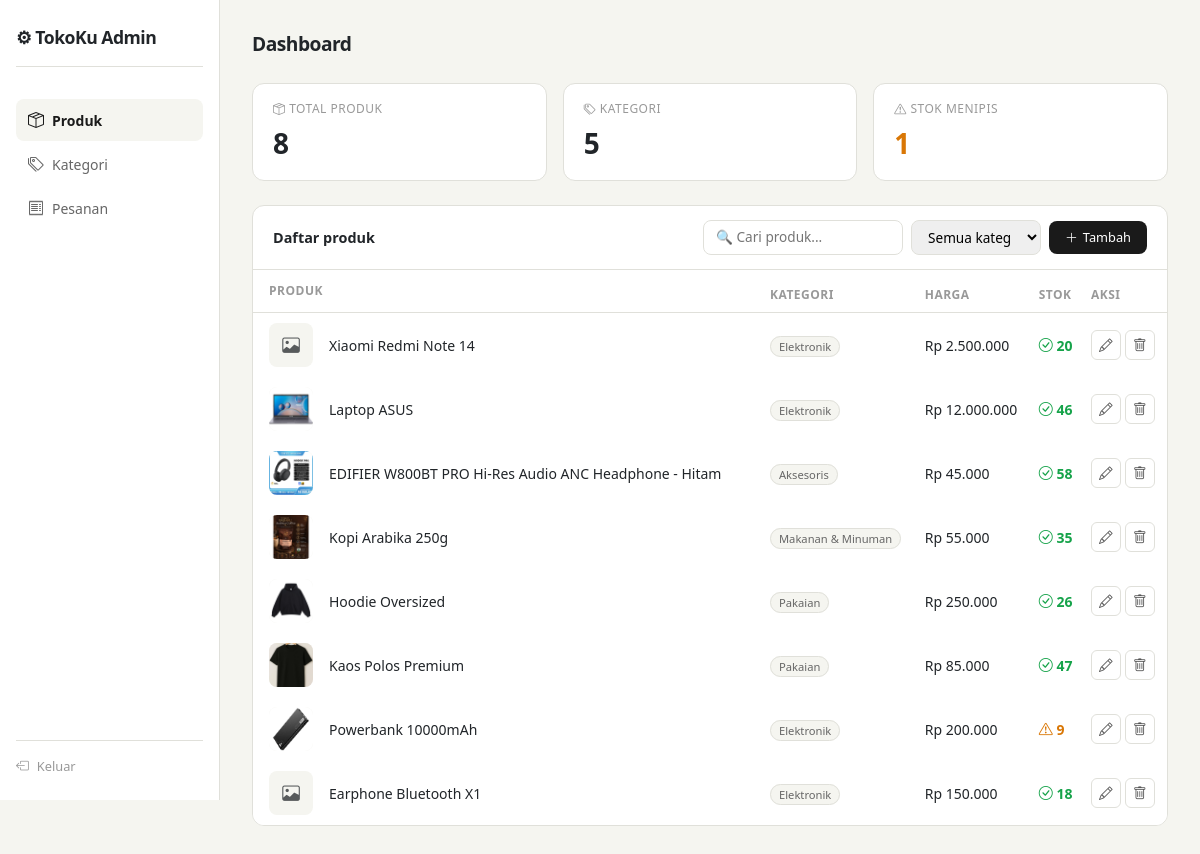
The page /admin/index.php (signed in) on the database its author committed.
### tables this page shows
CREATE TABLE `products` (
  `id` int(11) NOT NULL,
  `category_id` int(11) DEFAULT NULL,
  `nama` varchar(150) NOT NULL,
  `harga` decimal(10,2) NOT NULL,
  `stok` int(11) DEFAULT 0,
  `gambar` varchar(255) DEFAULT NULL,
  `deskripsi` text DEFAULT NULL,
  `created_at` datetime DEFAULT current_timestamp()
);

CREATE TABLE `categories` (
  `id` int(11) NOT NULL,
  `nama` varchar(100) NOT NULL,
  `created_at` datetime DEFAULT current_timestamp()
);

### includes/functions.php (called while the page is built, shortened)
<?php
function formatRupiah($angka) {
    return 'Rp ' . number_format($angka, 0, ',', '.');
}

### admin/index.php (the view, shortened to what this page needs)
<?php
require_once '../includes/db.php';
require_once '../includes/functions.php';
$search = $_GET['q'] ?? '';
$sql = "SELECT p.*, c.nama AS kategori FROM products p LEFT JOIN categories c ON p.category_id = c.id WHERE 1";
$params = [];
$sql .= " ORDER BY p.id DESC";
$stmt = $pdo->prepare($sql);
$stmt->execute($params);
$products = $stmt->fetchAll();
$total_produk = $pdo->query("SELECT COUNT(*) FROM products")->fetchColumn();
$total_kategori = $pdo->query("SELECT COUNT(*) FROM categories")->fetchColumn();
$stok_tipis = $pdo->query("SELECT COUNT(*) FROM products WHERE stok < 10")->fetchColumn();
?>
<!DOCTYPE html>
<html lang="id">
<head>
    <link href="https://cdn.jsdelivr.net/npm/bootstrap@5.3.0/dist/css/bootstrap.min.css" rel="stylesheet">
    <link href="https://cdn.jsdelivr.net/npm/bootstrap-icons@1.11.0/font/bootstrap-icons.css" rel="stylesheet">
</head>
<body>
<?php include 'sidebar.php'; ?>
<div class="main">
    <div class="d-flex justify-content-between align-items-start mb-4">
        <div>
            <h1 class="page-title">Dashboard</h1>
        </div>
    </div>
    <div class="row g-3 mb-4">
        <div class="col-md-4">
            <div class="stat-card">
                <div class="stat-label"><i class="bi bi-box-seam"></i> Total produk</div>
                <div class="stat-val"><?= $total_produk ?></div>
            </div>
        </div>
        <div class="col-md-4">
            <div class="stat-card">
                <div class="stat-label"><i class="bi bi-tags"></i> Kategori</div>
                <div class="stat-val"><?= $total_kategori ?></div>
            </div>
        </div>
        <div class="col-md-4">
            <div class="stat-card">
                <div class="stat-label"><i class="bi bi-exclamation-triangle"></i> Stok menipis</div>
                <div class="stat-val" style="color:#d97706"><?= $stok_tipis ?></div>
            </div>
        </div>
    </div>
    <div class="table-card">
        <div class="table-card-header">
            <span style="font-size:.9rem;font-weight:600">Daftar produk</span>
            <div class="d-flex gap-2 align-items-center">
                <form method="GET" class="d-flex gap-2">
                    <input type="text" name="q" class="search-input" placeholder="🔍 Cari produk..." value="<?= htmlspecialchars($search) ?>">
                    <select name="cat" class="search-input" style="width:130px" onchange="this.form.submit()">
                        <option value="">Semua kategori</option>
                    </select>
                </form>
                <a href="produk_form.php" class="btn-primary-sm">
                    <i class="bi bi-plus-lg"></i> Tambah
                </a>
            </div>
        </div>
        <div class="table-responsive">
            <table class="table table-borderless mb-0">
                <thead>
                    <tr>
                        <th style="padding:12px 16px">Produk</th>
                        <th>Kategori</th>
                        <th>Harga</th>
                        <th>Stok</th>
                        <th>Aksi</th>
                    </tr>
                </thead>
                <tbody>
                    <?php foreach ($products as $p): ?>
                    <tr>
                        <td style="padding:10px 16px">
                            <div class="d-flex align-items-center gap-3">
                                <div class="product-thumb-sm">
                                    <?php if ($p['gambar'] && file_exists('../uploads/products/' . $p['gambar'])): ?>
                                        <img src="../uploads/products/<?= htmlspecialchars($p['gambar']) ?>" alt="">
                                    <?php else: ?>
                                        <i class="bi bi-image text-muted" style="font-size:1.1rem"></i>
                                    <?php endif; ?>
                                </div>
                                <span style="font-weight:500"><?= htmlspecialchars($p['nama']) ?></span>
                            </div>
                        </td>
                        <td><span class="badge-cat-sm"><?= htmlspecialchars($p['kategori'] ?? '-') ?></span></td>
                        <td><?= formatRupiah($p['harga']) ?></td>
                        <td>
                            <?php if ($p['stok'] < 10): ?>
                                <span class="stock-low"><i class="bi bi-exclamation-triangle"></i> <?= $p['stok'] ?></span>
                            <?php else: ?>
                                <span class="stock-ok"><i class="bi bi-check-circle"></i> <?= $p['stok'] ?></span>
                            <?php endif; ?>
                        </td>
                        <td>
                            <div class="d-flex gap-1">
                                <a href="produk_form.php?id=<?= $p['id'] ?>" class="btn-icon" title="Edit">
                                    <i class="bi bi-pencil"></i>
                                </a>
                                <a href="index.php?delete=<?= $p['id'] ?>" class="btn-icon danger" title="Hapus"
                                onclick="return confirm('Yakin hapus produk ini?')">
                                    <i class="bi bi-trash"></i>
                                </a>
                            </div>
                        </td>
                    </tr>
                    <?php endforeach; ?>
                </tbody>
            </table>
        </div>
    </div>
</div>
</body>
</html>

### admin/index.php (style rules this page uses)
:root { --primary: #1a1a1a; --soft: #f5f5f0; --border: #e0e0da; }
body { background: var(--soft); font-family: 'Segoe UI', sans-serif; }
.main { margin-left: 220px; padding: 2rem; }
.page-title { font-size: 1.2rem; font-weight: 700; letter-spacing: -.5px; margin-bottom: .25rem; }
.stat-card { background: #fff; border: 1px solid var(--border); border-radius: 12px; padding: 1rem 1.25rem; }
.stat-label { font-size: .75rem; color: #999; text-transform: uppercase; letter-spacing: .5px; margin-bottom: .25rem; }
.stat-val { font-size: 1.75rem; font-weight: 800; letter-spacing: -1px; }
.table-card { background: #fff; border: 1px solid var(--border); border-radius: 12px; overflow: hidden; }
.table-card-header { padding: .875rem 1.25rem; border-bottom: 1px solid var(--border); display: flex; align-items: center; justify-content: space-between; }
.table th { font-size: .75rem; color: #999; font-weight: 600; text-transform: uppercase; letter-spacing: .5px; border-bottom: 1px solid var(--border) !important; }
.table td { font-size: .875rem; vertical-align: middle; border-color: var(--border); }
.product-thumb-sm { width: 44px; height: 44px; background: var(--soft); border-radius: 8px; display: flex; align-items: center; justify-content: center; overflow: hidden; }
.product-thumb-sm img { width: 100%; height: 100%; object-fit: cover; }
.badge-cat-sm { font-size: .7rem; background: var(--soft); color: #666; border: 1px solid var(--border); padding: 2px 8px; border-radius: 99px; }
.stock-ok { color: #16a34a; font-weight: 600; }
.stock-low { color: #d97706; font-weight: 600; }
.btn-primary-sm { background: var(--primary); color: #fff; border: none; border-radius: 8px; padding: 7px 16px; font-size: .8rem; text-decoration: none; display: inline-flex; align-items: center; gap: 5px; }
.btn-icon { border: 1px solid var(--border); background: #fff; border-radius: 6px; width: 30px; height: 30px; display: inline-flex; align-items: center; justify-content: center; font-size: .85rem; color: #555; text-decoration: none; }
.search-input { border: 1px solid var(--border); border-radius: 8px; padding: 6px 12px; font-size: .85rem; width: 200px; }

### rows shown on the page
products: nama "Xiaomi Redmi Note 14", category.nama "Elektronik", harga "Rp 2.500.000", stok "20"
products: gambar (picture), nama "Laptop ASUS", category.nama "Elektronik", harga "Rp 12.000.000", stok "46"
products: gambar (picture), nama "EDIFIER W800BT PRO Hi-Res Audio ANC Headphone - Hitam", category.nama "Aksesoris", harga "Rp 45.000", stok "58"
products: gambar (picture), nama "Kopi Arabika 250g", category.nama "Makanan & Minuman", harga "Rp 55.000", stok "35"
products: gambar (picture), nama "Hoodie Oversized", category.nama "Pakaian", harga "Rp 250.000", stok "26"
products: gambar (picture), nama "Kaos Polos Premium", category.nama "Pakaian", harga "Rp 85.000", stok "47"
products: gambar (picture), nama "Powerbank 10000mAh", category.nama "Elektronik", harga "Rp 200.000", stok "9"
products: nama "Earphone Bluetooth X1", category.nama "Elektronik", harga "Rp 150.000", stok "18"

### other values the page prints
$total_produk "8"
$total_kategori "5"
$stok_tipis "1"
